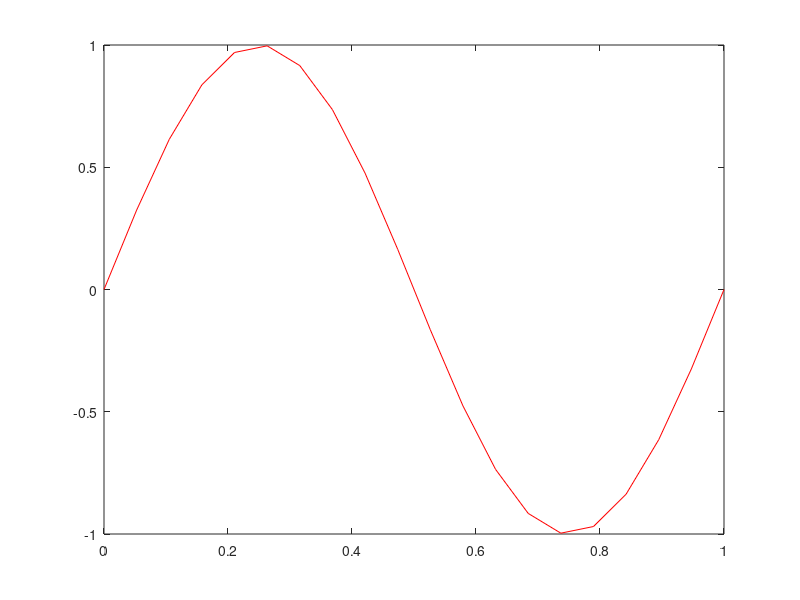

Write MATLAB code to recreate this figure.
% Regression test function (black box) for polyfit
% This function is autogenerated by helpgen.py
function bbtest_success = bbtest_curvefit_polyfit
  bbtest_success = 1;
NumErrors = 0;
try
  x = linspace(0,1,20);
catch
  NumErrors = NumErrors + 1;
end
try
  y = sin(2*pi*x);
catch
  NumErrors = NumErrors + 1;
end
try
  plot(x,y,'r-')
catch
  NumErrors = NumErrors + 1;
end
try
  mprint polyfit1
catch
  NumErrors = NumErrors + 1;
end
if (NumErrors ~= 0) bbtest_success = 0; return; end
NumErrors = 0;
try
  p = polyfit(x,y,3)
catch
  NumErrors = NumErrors + 1;
end
try
  f = polyval(p,x);
catch
  NumErrors = NumErrors + 1;
end
try
  plot(x,y,'r-',x,f,'ko');
catch
  NumErrors = NumErrors + 1;
end
try
  mprint polyfit2
catch
  NumErrors = NumErrors + 1;
end
if (NumErrors ~= 0) bbtest_success = 0; return; end
NumErrors = 0;
try
  p = polyfit(x,y,11)
catch
  NumErrors = NumErrors + 1;
end
try
  f = polyval(p,x);
catch
  NumErrors = NumErrors + 1;
end
try
  plot(x,y,'r-',x,f,'ko');
catch
  NumErrors = NumErrors + 1;
end
try
  mprint polyfit3
catch
  NumErrors = NumErrors + 1;
end
if (NumErrors ~= 0) bbtest_success = 0; return; end
